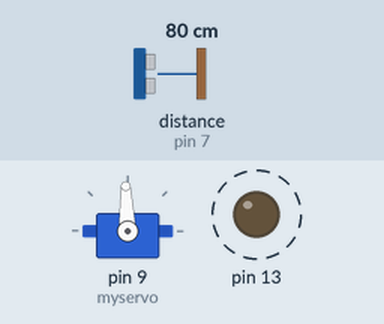
Recording of a sketch running on a simulated Arduino Mega 2560, built with avr-gcc and run on an emulated ATmega2560. Shown: servo, output pins drawn as LEDs (lit = HIGH). Dashed ring = blinking. Inputs (shaded band) come from the test bench; at power-on: distance to the obstacle (sensor on pin 7) 80 cm. The echo pulse lasts 58.3 µs per cm.

Above: at 1.55 s.
At 15.95 s:
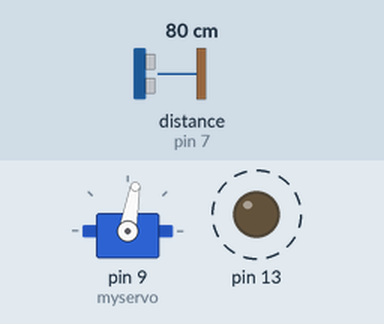
Timing chart, 0 to 27.5 s (numbered marks = the images above):
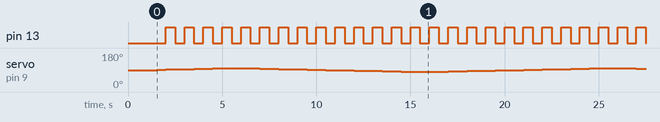

Measured:
- by itself, pin 13: alternates HIGH for 0.50 s and LOW for 0.50 s

The sketch:

skannaRum2.1.ino
```cpp
//From https://code.google.com/p/arduino-new-ping/
// ---------------------------------------------------------------------------
// This example shows how to use NewPing's ping_timer method which uses the Timer2 interrupt to get the
// ping time. The advantage of using this method over the standard ping method is that it permits a more
// event-driven sketch which allows you to appear to do two things at once. An example would be to ping
// an ultrasonic sensor for a possible collision while at the same time navigating. This allows a
// properly developed sketch to multitask. Be aware that because the ping_timer method uses Timer2,
// other features or libraries that also use Timer2 would be effected. For example, the PWM function on
// pins 3 & 11 on Arduino Uno (pins 9 and 11 on Arduino Mega) and the Tone library. Note, only the PWM
// functionality of the pins is lost (as they use Timer2 to do PWM), the pins are still available to use.
// NOTE: For Teensy/Leonardo (ATmega32U4) the library uses Timer4 instead of Timer2.
// ---------------------------------------------------------------------------
#include <NewPing.h>
#include <Servo.h>

#define TRIGGER_PIN  4  // Arduino pin tied to trigger pin on ping sensor.
#define ECHO_PIN     7  // Arduino pin tied to echo pin on ping sensor.
#define MAX_DISTANCE 60 // Maximum distance we want to ping for (in centimeters). Maximum sensor distance is rated at 400-500cm.

Servo myservo;  // create servo object to control a servo
NewPing sonar(TRIGGER_PIN, ECHO_PIN, MAX_DISTANCE); // NewPing setup of pins and maximum distance.

const int yMax=26;
const int xMax=yMax*2-1;
boolean karta[xMax][yMax];
int leftMotor=3;
int rightMotor=11;

int potpin = 0;  // analog pin used to connect the potentiometer
int vinkel=0;    // Vinkel på servo
unsigned int pingSpeed = 50; // How frequently are we going to send out a ping (in milliseconds). 50ms would be 20 times a second.
unsigned long pingTimer;     // Holds the next ping time.
unsigned int servoSpeed = 500; // Hur ofta vrida servo
unsigned long servoTimer;     // Holds the next servovridtid.

int vinkelIntervall=1;
float avst;
int x=0,y=0;
int var=0;
int runsBeforeCheck=0;
boolean lys = true;

float intervall=.1;
float toleransRiktning=.5;

int onskadPosX=0;
int onskadPosY=0;
int nuvarandePosX=0;
int nuvarandePosY=0;

int onskadVinkel=0;
int nuvarandeRiktning=0;
int gammalRiktning=0;
int rotation=0;

int hastighet=0;
int hastighetLeft=0;
int hastighetRight=0;

boolean servoKlar=true;
boolean pingKlar=false;

void setup() {
  Serial.begin(115200); // Open serial monitor at 115200 baud to see ping results.
  myservo.attach(9);  // attaches the servo on pin 9 to the servo object
  pingTimer = millis(); // Start now.
  for(int y =0; y<yMax;y++){
    for(int x =0; x<xMax;x++){
      karta[x][y]=false;
    }
  }
  delay(1500);
  pinMode(13, OUTPUT);
}

void loop() {
  if(pingKlar&&millis() >= servoTimer){
    servo();
  }
  if (servoKlar&&millis() >= pingTimer) {   // pingSpeed milliseconds since last ping, do another ping.
    matAvst();
  }
}

void echoCheck() { // Timer2 interrupt calls this function every 24uS where you can check the ping status.
  // Don't do anything here!
  if (sonar.check_timer()) { // This is how you check to see if the ping was received.
    avst = sonar.ping_result / US_ROUNDTRIP_CM;
    skrivTillKarta();
  }
  // Don't do anything here!
}

void printMap(){
  if(runsBeforeCheck>90){
    for(int x =0; x<xMax;x++){
      Serial.print("\t");
      Serial.print(x-(xMax/2));
    }
    Serial.println();
    Serial.print("\t|");
    for(int x =0; x<xMax*8-9;x++){
      Serial.print("-");
    }
    Serial.println("|");
    for(int y = yMax-1; y>=0;y--){
      for(int x =0; x<=xMax;x++){
        Serial.print("\t|");
      }
      Serial.println();
      Serial.print(y);
      for(int x =0; x<xMax;x++){
        if(karta[x][y]){
          Serial.print("\t|   x");
        }
        else{
          Serial.print("\t|");
        }
      }
      Serial.print("\t|\t");
      Serial.println(y);
      for(int x =0; x<=xMax;x++){
        Serial.print("\t|");
      }
      Serial.println();
      Serial.print("\t|");
      for(int x =0; x<=xMax*8-2;x++){
        Serial.print("-");
      }
      Serial.println("|");

    }
    for(int x =0; x<xMax;x++){
      Serial.print("\t");
      Serial.print(x-(xMax/2));
    }
    Serial.println();
    Serial.print("Vinkel: ");
    Serial.print(vinkel);
    Serial.print(" Avst: ");
    Serial.print(avst);
    Serial.print(" Pos: ");
    Serial.print(x);
    Serial.print(";");
    Serial.println(y);
    runsBeforeCheck=0;
  }
  runsBeforeCheck++;
}

void matAvst(){
  sonar.ping_timer(echoCheck); // Send out the ping, calls "echoCheck" function every 24uS where you can check the ping status.
  //avst=random(1,yMax);

  //printMap();
  servoTimer += servoSpeed;
  pingKlar=true;
  servoKlar=false;
}

void servo(){
  myservo.write(vinkel+90);                  // sets the servo position according to the scaled value
  pingTimer += pingSpeed;      // Set the next ping time.
  servoKlar=true;
  pingKlar=false;
  if(lys){
    lys=false;
    digitalWrite(13, lys);
  }
  else{
    lys=true;
    digitalWrite(13, lys);
  }
  if(vinkel>=10) vinkelIntervall*=-1;
  else if(vinkel<=-10) vinkelIntervall*=-1;
  vinkel+=vinkelIntervall;     // scale it to use it with the servo (value between 0 and 180)
}

void skrivTillKarta(){
  x=(float)avst*sin((((float)vinkel * 71) / 4068));
  y=(float)avst*cos((((float)vinkel * 71) / 4068));
  karta[x+(xMax/2)][y]=true;
  for(avst; avst > 0;avst-=intervall){
    float exakt = (float)avst*sin((((float)vinkel * 71) / 4068));
    x=exakt;
    if(x>exakt-toleransRiktning&&x<exakt+toleransRiktning){
      float exakt = (float)avst*cos((((float)vinkel * 71) / 4068));
      y=exakt;
      if(y>exakt-toleransRiktning&&x<exakt+toleransRiktning){
        karta[x+(xMax/2)][y]=false;
      }
    }
  }
}

void rotera(int rotation){
  int hastighetLeft=hastighet*(1-(rotation/100));
  int hastighetRight=hastighet*((rotation/100)+1);

  if(hastighetLeft<0)           hastighetLeft=0;
  else if(hastighetLeft>255)    hastighetLeft=255;

  if(hastighetRight<0)          hastighetRight=0;
  else if(hastighetRight>255)   hastighetRight=255;

  analogWrite(leftMotor,hastighetLeft);
  analogWrite(rightMotor,hastighetRight);
}

void riktning(int kanslighet){
  //konvertering mellan 0 360 osv
  //Måste finnas här!!!
  float vinkelHastighet=gammalRiktning-nuvarandeRiktning;
  if(vinkelHastighet<0){
    vinkelHastighet+=360;
  }
  if(vinkelHastighet>359){
    vinkelHastighet-=360;
  }
  float deltaVinkel=onskadVinkel-nuvarandeRiktning;
  rotation*=deltaVinkel*(1-(vinkelHastighet/kanslighet));
  rotera(rotation);
  gammalRiktning=nuvarandeRiktning;
}

void korTillPos(int hastighet){
  if(onskadPosX==nuvarandePosX&&onskadPosY==nuvarandePosY){
    hastighet=0;
    return;
  }
  onskadVinkel=atan((onskadPosX-nuvarandePosX)/(onskadPosY-nuvarandePosY));
}
```
